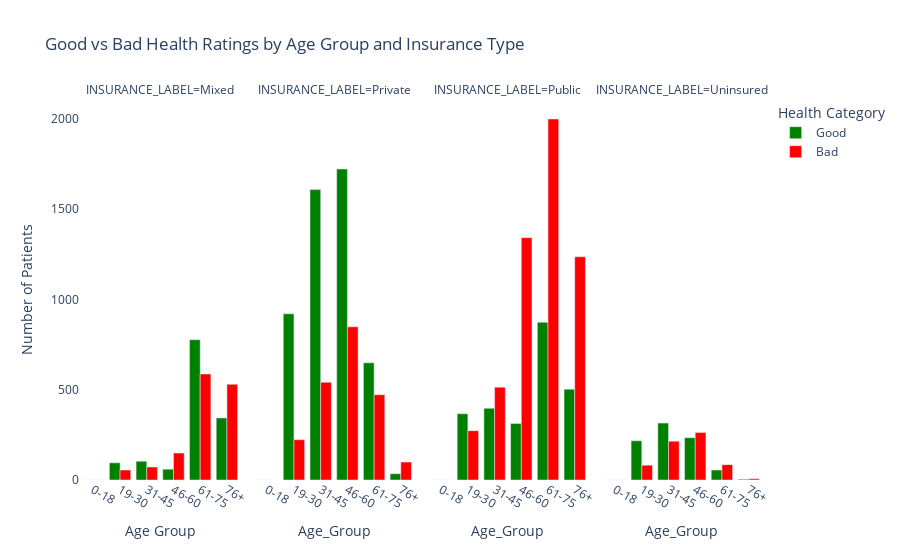

The cell this chart's notebook holds for it:
### Code cell
import pandas as pd
import plotly.express as px

# ===== Step 1 – Load CSV =====
df = pd.read_csv("balanced_df.csv")

insurance_labels = {
    0: "Private",
    1: "Public",
    2: "Uninsured",
    3: "Mixed"
}

df['INSURANCE_LABEL'] = df['INSURANCE_TYPE_ENC'].map(insurance_labels)
# ===== Step 2 – Map HEALTH to Good/Bad =====
# 1, 2, 3 = Good; 4, 5 = Bad
df['Health_Category'] = df['HEALTH'].apply(lambda x: 'Good' if x in [1, 2, 3] else 'Bad')

# ===== Step 3 – Create Age Groups =====
bins = [0, 18, 30, 45, 60, 75, 100]
labels = ['0-18', '19-30', '31-45', '46-60', '61-75', '76+']
df['Age_Group'] = pd.cut(df['new_age'], bins=bins, labels=labels, right=False)

# ===== Step 4 – Aggregate Counts =====
counts = df.groupby(['INSURANCE_LABEL', 'Age_Group', 'Health_Category']).size().reset_index(name='Count')

# Pivot to have Good & Bad in columns
pivot_df = counts.pivot_table(
    index=['INSURANCE_LABEL', 'Age_Group'],
    columns='Health_Category',
    values='Count',
    fill_value=0
).reset_index()

# ===== Step 5 – Plot grouped bar chart =====
fig = px.bar(
    pivot_df,
    x="Age_Group",
    y=["Good", "Bad"],
    barmode="group",
    color_discrete_map={"Good": "green", "Bad": "red"},
    facet_col="INSURANCE_LABEL",
    title="Good vs Bad Health Ratings by Age Group and Insurance Type"
)

fig.update_layout(
    xaxis_title="Age Group",
    yaxis_title="Number of Patients",
    plot_bgcolor="white",
    legend_title="Health Category"
)





# ===== Step 6 – Show chart =====
try:
    fig.show()  # Works in Jupyter
except:
    # Save as HTML if running outside Jupyter
    fig.write_html("good_vs_bad_health.html")
    print("Chart saved as good_vs_bad_health.html")

### Figure 1 — Plotly figure (JSON) as saved in the notebook; plotly's stock layout.template omitted (floating-point values rounded to 4 significant figures)
{"data": [{"alignmentgroup": "True", "hovertemplate": "variable=Good<br>INSURANCE_LABEL=Mixed<br>Age_Group=%{x}<br>value=%{y}<extra></extra>", "legendgroup": "Good", "marker": {"color": "green", "pattern": {"shape": ""}}, "name": "Good", "offsetgroup": "Good", "orientation": "v", "showlegend": true, "textposition": "auto", "type": "bar", "x": ["0-18", "19-30", "31-45", "46-60", "61-75", "76+"], "xaxis": "x", "y": [0.0, 95.0, 104.0, 60.0, 777.0, 344.0], "yaxis": "y"}, {"alignmentgroup": "True", "hovertemplate": "variable=Good<br>INSURANCE_LABEL=Private<br>Age_Group=%{x}<br>value=%{y}<extra></extra>", "legendgroup": "Good", "marker": {"color": "green", "pattern": {"shape": ""}}, "name": "Good", "offsetgroup": "Good", "orientation": "v", "showlegend": false, "textposition": "auto", "type": "bar", "x": ["0-18", "19-30", "31-45", "46-60", "61-75", "76+"], "xaxis": "x2", "y": [0.0, 920.0, 1608.0, 1722.0, 649.0, 35.0], "yaxis": "y2"}, {"alignmentgroup": "True", "hovertemplate": "variable=Good<br>INSURANCE_LABEL=Public<br>Age_Group=%{x}<br>value=%{y}<extra></extra>", "legendgroup": "Good", "marker": {"color": "green", "pattern": {"shape": ""}}, "name": "Good", "offsetgroup": "Good", "orientation": "v", "showlegend": false, "textposition": "auto", "type": "bar", "x": ["0-18", "19-30", "31-45", "46-60", "61-75", "76+"], "xaxis": "x3", "y": [0.0, 367.0, 397.0, 313.0, 873.0, 503.0], "yaxis": "y3"}, {"alignmentgroup": "True", "hovertemplate": "variable=Good<br>INSURANCE_LABEL=Uninsured<br>Age_Group=%{x}<br>value=%{y}<extra></extra>", "legendgroup": "Good", "marker": {"color": "green", "pattern": {"shape": ""}}, "name": "Good", "offsetgroup": "Good", "orientation": "v", "showlegend": false, "textposition": "auto", "type": "bar", "x": ["0-18", "19-30", "31-45", "46-60", "61-75", "76+"], "xaxis": "x4", "y": [0.0, 217.0, 315.0, 234.0, 55.0, 4.0], "yaxis": "y4"}, {"alignmentgroup": "True", "hovertemplate": "variable=Bad<br>INSURANCE_LABEL=Mixed<br>Age_Group=%{x}<br>value=%{y}<extra></extra>", "legendgroup": "Bad", "marker": {"color": "red", "pattern": {"shape": ""}}, "name": "Bad", "offsetgroup": "Bad", "orientation": "v", "showlegend": true, "textposition": "auto", "type": "bar", "x": ["0-18", "19-30", "31-45", "46-60", "61-75", "76+"], "xaxis": "x", "y": [0.0, 55.0, 72.0, 149.0, 587.0, 530.0], "yaxis": "y"}, {"alignmentgroup": "True", "hovertemplate": "variable=Bad<br>INSURANCE_LABEL=Private<br>Age_Group=%{x}<br>value=%{y}<extra></extra>", "legendgroup": "Bad", "marker": {"color": "red", "pattern": {"shape": ""}}, "name": "Bad", "offsetgroup": "Bad", "orientation": "v", "showlegend": false, "textposition": "auto", "type": "bar", "x": ["0-18", "19-30", "31-45", "46-60", "61-75", "76+"], "xaxis": "x2", "y": [0.0, 223.0, 541.0, 848.0, 472.0, 99.0], "yaxis": "y2"}, {"alignmentgroup": "True", "hovertemplate": "variable=Bad<br>INSURANCE_LABEL=Public<br>Age_Group=%{x}<br>value=%{y}<extra></extra>", "legendgroup": "Bad", "marker": {"color": "red", "pattern": {"shape": ""}}, "name": "Bad", "offsetgroup": "Bad", "orientation": "v", "showlegend": false, "textposition": "auto", "type": "bar", "x": ["0-18", "19-30", "31-45", "46-60", "61-75", "76+"], "xaxis": "x3", "y": [0.0, 273.0, 514.0, 1342.0, 1999.0, 1236.0], "yaxis": "y3"}, {"alignmentgroup": "True", "hovertemplate": "variable=Bad<br>INSURANCE_LABEL=Uninsured<br>Age_Group=%{x}<br>value=%{y}<extra></extra>", "legendgroup": "Bad", "marker": {"color": "red", "pattern": {"shape": ""}}, "name": "Bad", "offsetgroup": "Bad", "orientation": "v", "showlegend": false, "textposition": "auto", "type": "bar", "x": ["0-18", "19-30", "31-45", "46-60", "61-75", "76+"], "xaxis": "x4", "y": [0.0, 82.0, 215.0, 263.0, 85.0, 7.0], "yaxis": "y4"}], "layout": {"annotations": [{"font": {}, "showarrow": false, "text": "INSURANCE_LABEL=Mixed", "x": 0.1175, "xanchor": "center", "xref": "paper", "y": 1, "yanchor": "bottom", "yref": "paper"}, {"font": {}, "showarrow": false, "text": "INSURANCE_LABEL=Private", "x": 0.3725, "xanchor": "center", "xref": "paper", "y": 1, "yanchor": "bottom", "yref": "paper"}, {"font": {}, "showarrow": false, "text": "INSURANCE_LABEL=Public", "x": 0.6275, "xanchor": "center", "xref": "paper", "y": 1, "yanchor": "bottom", "yref": "paper"}, {"font": {}, "showarrow": false, "text": "INSURANCE_LABEL=Uninsured", "x": 0.8825, "xanchor": "center", "xref": "paper", "y": 1, "yanchor": "bottom", "yref": "paper"}], "barmode": "group", "legend": {"title": {"text": "Health Category"}, "tracegroupgap": 0}, "plot_bgcolor": "white", "title": {"text": "Good vs Bad Health Ratings by Age Group and Insurance Type"}, "xaxis": {"anchor": "y", "domain": [0, 0.235], "title": {"text": "Age Group"}}, "xaxis2": {"anchor": "y2", "domain": [0.255, 0.49], "matches": "x", "title": {"text": "Age_Group"}}, "xaxis3": {"anchor": "y3", "domain": [0.51, 0.745], "matches": "x", "title": {"text": "Age_Group"}}, "xaxis4": {"anchor": "y4", "domain": [0.765, 1.0], "matches": "x", "title": {"text": "Age_Group"}}, "yaxis": {"anchor": "x", "domain": [0, 1], "title": {"text": "Number of Patients"}}, "yaxis2": {"anchor": "x2", "domain": [0, 1], "matches": "y", "showticklabels": false}, "yaxis3": {"anchor": "x3", "domain": [0, 1], "matches": "y", "showticklabels": false}, "yaxis4": {"anchor": "x4", "domain": [0, 1], "matches": "y", "showticklabels": false}}}
